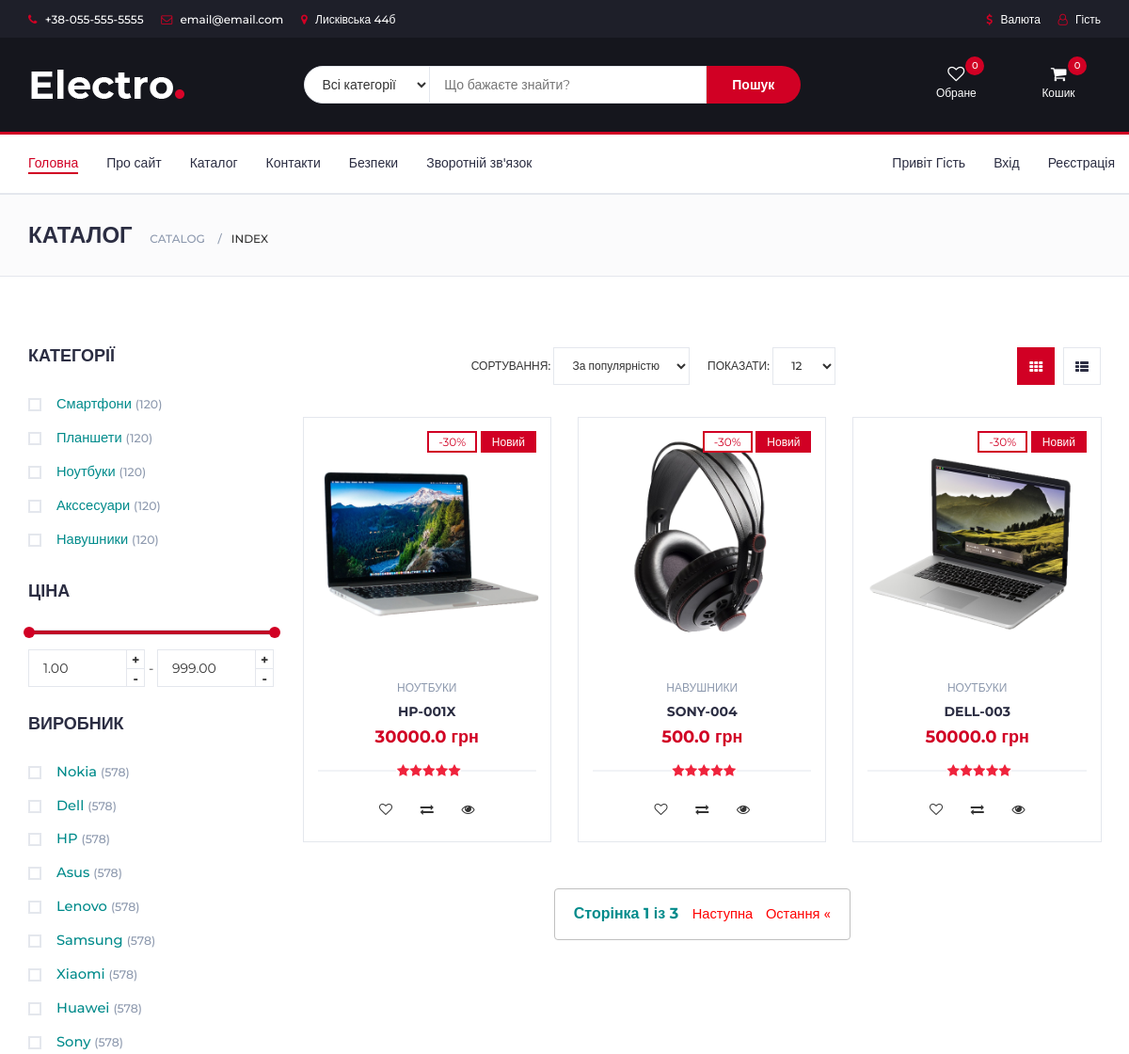
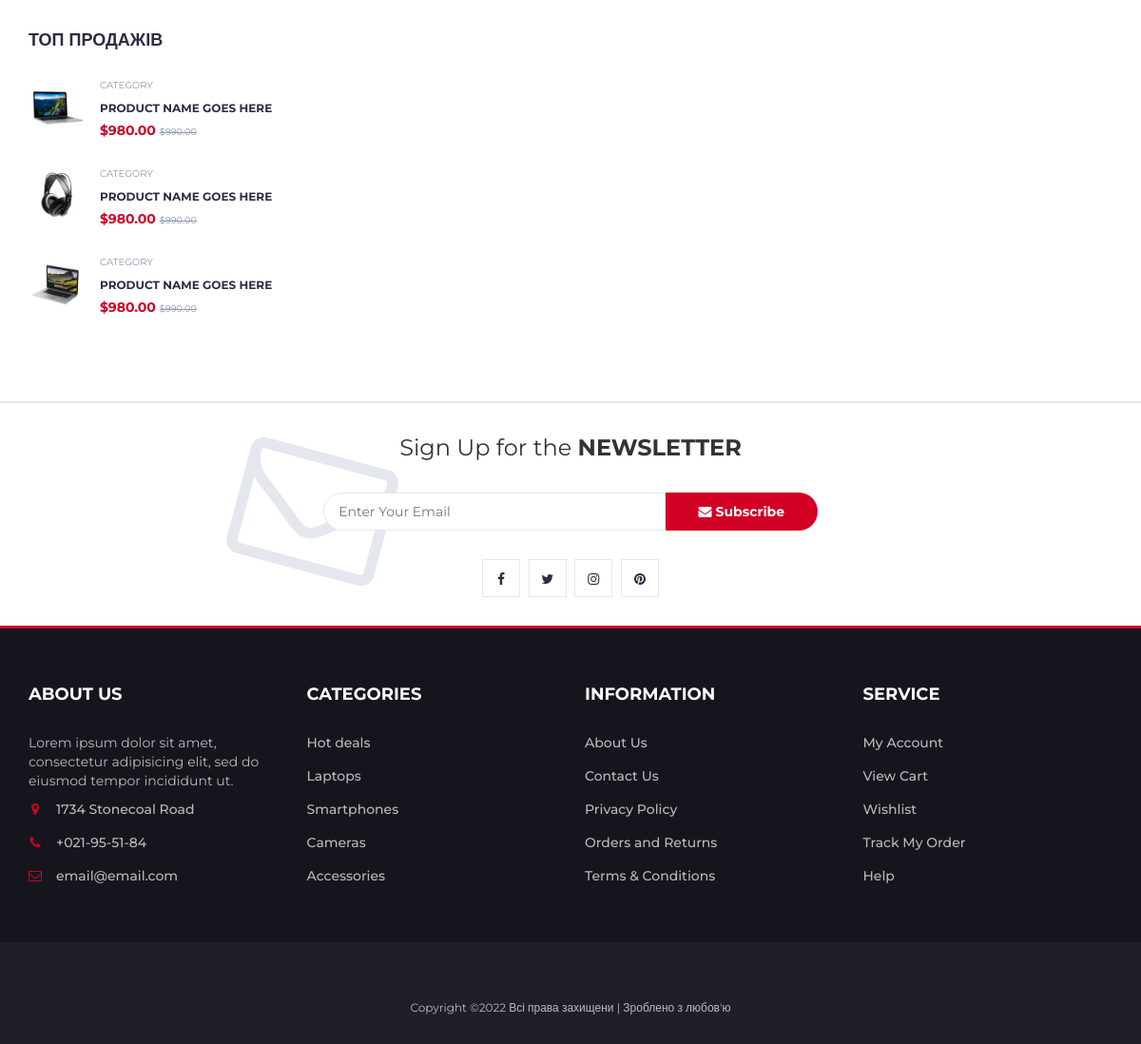
Page /catalog/ on the committed database (2 pictures, top to bottom).
### catalog/models.py (models this page shows, shortened)
class Category(models.Model):
    name = models.CharField(max_length=100, unique=True, null=False)
    def __str__(self) -> str:
        return str(self.name)

class Producer(models.Model):
    name = models.CharField(max_length=100, unique=True, null=False)

class Product(models.Model):
    name = models.CharField(max_length=100, null=False)
    about = models.TextField(max_length=500, null=False)
    picture = models.FileField(upload_to='pictures/', null=False)
    price = models.FloatField(null=False)
    count = models.IntegerField(null=False)
    producer = models.ForeignKey(Producer, on_delete=models.CASCADE)
    category = models.ForeignKey(Category, on_delete=models.CASCADE)

### catalog/views.py (the view)
# urls.py: path('', index),
def index(request):
    page_size = 3
    all_products = Product.objects.all()
    paginator = Paginator(all_products, page_size)
    page_number = request.GET.get('page')
    paginate_products = paginator.get_page(page_number)
    return render(request, 'catalog/index.html', context={
        'title': 'Каталог товарів',
        'paginate_products': paginate_products,
        'all_categories': Category.objects.all(),
        'all_producers': Producer.objects.all(),
    })

### templates/catalog/index.html (shortened to what this page needs)
{% extends 'layouts/base.html' %}
{% load static %}
{% block content %}
        <div id="breadcrumb" class="section">
			<div class="container">
				<div class="row">
					<div class="col-md-12">
						<h3 class="breadcrumb-header">Каталог</h3>
						<ul class="breadcrumb-tree">
							<li><a href="/">catalog</a></li>
							<li class="active">index</li>
						</ul>
					</div>
				</div>
			</div>
		</div>
		<div class="section">
			<div class="container">
				<div class="row text-center">
					<div id="aside" class="col-md-3 text-left" >
						<div class="aside">
							<h3 class="aside-title">Категорії</h3>
							<div class="checkbox-filter">
								{% for c in all_categories %}
									<div class="input-checkbox">
										<label for="{{ c.name }}" style="font-size: 11pt; color: darkcyan; margin-left: 10px">
											<span></span>
											{{ c.name }}
											<small>(120)</small>
										</label>
									</div>
								{% endfor %}
							</div>
						</div>
						<div class="aside">
							<h3 class="aside-title">Ціна</h3>
							<div class="price-filter">
								<div id="price-slider"></div>
								<div class="input-number price-min">
									<input id="price-min" type="number">
									<span class="qty-up">+</span>
									<span class="qty-down">-</span>
								</div>
								<span>-</span>
								<div class="input-number price-max">
									<input id="price-max" type="number">
									<span class="qty-up">+</span>
									<span class="qty-down">-</span>
								</div>
							</div>
						</div>
						<div class="aside">
							<h3 class="aside-title">Виробник</h3>
							<div class="checkbox-filter">
								{% for producer in all_producers %}
									<div class="input-checkbox">
										<label for="{{ producer.name }}" style="font-size: 11pt; color: darkcyan; margin-left: 10px">
											<span></span>
											{{ producer.name }}
											<small>(578)</small>
										</label>
									</div>
								{% endfor %}
							</div>
						</div>
						<div class="aside">
							<h3 class="aside-title">Топ продажів</h3>
							<div class="product-widget">
								<div class="product-img">
									<img src="{% static 'img/product01.png' %}" alt="">
								</div>
								<div class="product-body">
									<p class="product-category">Category</p>
									<h3 class="product-name"><a href="#">product name goes here</a></h3>
									<h4 class="product-price">$980.00 <del class="product-old-price">$990.00</del></h4>
								</div>
							</div>
							<div class="product-widget">
								<div class="product-img">
									<img src="{% static 'img/product02.png' %}" alt="">
								</div>
								<div class="product-body">
									<p class="product-category">Category</p>
									<h3 class="product-name"><a href="#">product name goes here</a></h3>
									<h4 class="product-price">$980.00 <del class="product-old-price">$990.00</del></h4>
								</div>
							</div>
							<div class="product-widget">
								<div class="product-img">
									<img src="{% static 'img/product03.png' %}" alt="">
								</div>
								<div class="product-body">
									<p class="product-category">Category</p>
									<h3 class="product-name"><a href="#">product name goes here</a></h3>
									<h4 class="product-price">$980.00 <del class="product-old-price">$990.00</del></h4>
								</div>
							</div>
						</div>
					</div>
					<div id="store" class="col-md-9">
						<div class="store-filter clearfix">
							<div class="store-sort">
								<label>
									Сортування:
									<select class="input-select">
										<option value="0">За популярністю</option>
									</select>
								</label>
								<label>
									Показати:
									<select class="input-select">
										<option value="0">12</option>
									</select>
								</label>
							</div>
							<ul class="store-grid">
								<li class="active"><i class="fa fa-th"></i></li>
								<li><a href="#"><i class="fa fa-th-list"></i></a></li>
							</ul>
						</div>
						<div class="products row">
							{% for p in paginate_products %}
							<div class="col-md-4 col-xs-6">
								<div class="product">
									<div class="product-img">
										<img src="/media/{{ p.picture }}" alt="">
										<div class="product-label">
											<span class="sale">-30%</span>
											<span class="new">Новий</span>
										</div>
									</div>
									<div class="product-body">
										<p class="product-category">{{ p.category }}</p>
										<h3 class="product-name"><a href="#">{{ p.name }}</a></h3>
										<h4 class="product-price">{{ p.price }} грн</h4>
										<div class="product-rating">
											<i class="fa fa-star"></i>
											<i class="fa fa-star"></i>
											<i class="fa fa-star"></i>
											<i class="fa fa-star"></i>
											<i class="fa fa-star"></i>
										</div>
										<div class="product-btns">
											<button class="add-to-wishlist"><i class="fa fa-heart-o"></i><span class="tooltipp">Обране</span></button>
											<button class="add-to-compare"><i class="fa fa-exchange"></i><span class="tooltipp">Порівняння</span></button>
											<button class="quick-view"><i class="fa fa-eye"></i><span class="tooltipp"><a href="/catalog/details">Детальніше</a></span></button>
										</div>
									</div>
									<div class="add-to-cart">
										<button class="add-to-cart-btn">До кошика</button>
									</div>
								</div>
							</div>
							{% endfor %}
						</div>
						<div class="store-filter clearfix">
							<div class="wrap-pagination-info">
								<div class="pagination my-paginator">
									<span class="step-links">
										<span class="current">
											Сторінка {{ paginate_products.number }} із {{ paginate_products.paginator.num_pages }}
										</span>
										{% if paginate_products.has_next %}
											<a class="red" href="?page={{ paginate_products.next_page_number }}">Наступна</a>
											<a class="red" href="?page={{ paginate_products.paginator.num_pages }}">Остання &laquo;</a>
										{% endif %}
									</span>
								</div>
							</div>
						</div>
					</div>
				</div>
			</div>
		</div>
{% endblock content %}

### templates/layouts/base.html (shortened to what this page needs)
<!DOCTYPE html>
{% load static %}
<html lang="uk">
	<head>
 		<link type="text/css" rel="stylesheet" href="{% static 'css/bootstrap.min.css' %}"/>
 		<link type="text/css" rel="stylesheet" href="{% static 'css/slick.css' %}"/>
 		<link type="text/css" rel="stylesheet" href="{% static 'css/slick-theme.css' %}"/>
 		<link type="text/css" rel="stylesheet" href="{% static 'css/nouislider.min.css' %}"/>
 		<link type="text/css" rel="stylesheet" href="{% static 'css/font-awesome.min.css' %}">
 		<link type="text/css" rel="stylesheet" href="{% static 'css/style.css' %}"/>
    </head>
	<body>
		{% include 'layouts/header.html' %}
		{% include 'layouts/navigation.html' %}
		{% block content %}{% endblock content %}
		{% include 'layouts/newsletter.html' %}
		{% include 'layouts/footer.html' %}
	</body>
</html>

### templates/layouts/header.html (shortened to what this page needs)
		{% load static %}
		<header>
			<div id="top-header">
				<div class="container">
					<ul class="header-links pull-left">
						<li><a href="#"><i class="fa fa-phone"></i> +38-055-555-5555</a></li>
						<li><a href="#"><i class="fa fa-envelope-o"></i> email@email.com</a></li>
						<li><a href="#"><i class="fa fa-map-marker"></i> Лисківська 44б</a></li>
					</ul>
					<ul class="header-links pull-right">
						<li><a href="#"><i class="fa fa-dollar"></i> Валюта</a></li>
						<li>
							<a href="#">
								<i class="fa fa-user-o"></i>
								{% if user.is_authenticated %}
									{{ user.username }}
								{% else %}
									Гість
								{% endif %}
							</a>
						</li>
					</ul>
				</div>
			</div>
			<div id="header">
				<div class="container">
					<div class="row">
						<div class="col-md-3">
							<div class="header-logo">
								<a href="#" class="logo">
									<img src="{% static 'img/logo.png' %}" alt="">
								</a>
							</div>
						</div>
						<div class="col-md-6">
							<div class="header-search">
								<form>
									<select class="input-select">
										<option value="0">Всі категорії</option>
									</select>
									<input class="input" placeholder="Що бажаєте знайти?">
									<button class="search-btn">Пошук</button>
								</form>
							</div>
						</div>
						<div class="col-md-3 clearfix">
							<div class="header-ctn">
								<div class="">
									<a  href="/items">
										<i class="fa fa-heart-o"></i>
										<span>Обране</span>
										<div id="wish-count" class="qty">0</div>
									</a>
								</div>
								<div class="dropdown">
									<a class="dropdown-toggle" data-toggle="dropdown" aria-expanded="true">
										<i class="fa fa-shopping-cart"></i>
										<span>Кошик</span>
										<div id="cart-count" class="qty">0</div>
									</a>
								</div>
							</div>
						</div>
					</div>
				</div>
			</div>
		</header>

### templates/layouts/navigation.html
{% load static %}
<nav id="navigation">
			<div class="container">
				<div id="responsive-nav">
					<ul class="main-nav nav navbar-nav">
						<li class="active"><a href="/">Головна</a></li>
						<li><a href="/home/about">Про сайт</a></li>
						<li><a href="/catalog/index">Каталог</a></li>
						<li><a href="/home/contacts">Контакти</a></li>
						<li><a href="/home/policy">Безпеки</a></li>
						<li><a href="/home/feedback">Зворотній зв'язок</a></li>
					</ul>
					<ul class="main-nav nav navbar-nav navbar-right">
						<li><a href="" style="margin-right">
							Привіт
							{% if user.is_authenticated %}
								{{ user.username }}
							{% else %}
								Гість
							{% endif %}
						</a></li>
						{% if not user.is_authenticated %}
							<li><a href="/accounts/sign_in">Вхід</a></li>
							<li><a href="/accounts/sign_up">Реєстрація</a></li>
						{% else %}
							<li><a href="/accounts/sign_in">Вхід</a></li>
							<li><a href="/accounts/profile">Профіль</a></li>
						{% endif %}
					</ul>
				</div>
			</div>
		</nav>

### templates/layouts/newsletter.html
{% load static %}
<div id="newsletter" class="section">
			<div class="container">
				<div class="row">
					<div class="col-md-12">
						<div class="newsletter">
							<p>Sign Up for the <strong>NEWSLETTER</strong></p>
							<form>
								<input class="input" type="email" placeholder="Enter Your Email">
								<button class="newsletter-btn"><i class="fa fa-envelope"></i> Subscribe</button>
							</form>
							<ul class="newsletter-follow">
								<li>
									<a href="#"><i class="fa fa-facebook"></i></a>
								</li>
								<li>
									<a href="#"><i class="fa fa-twitter"></i></a>
								</li>
								<li>
									<a href="#"><i class="fa fa-instagram"></i></a>
								</li>
								<li>
									<a href="#"><i class="fa fa-pinterest"></i></a>
								</li>
							</ul>
						</div>
					</div>
				</div>
			</div>
		</div>

### templates/layouts/footer.html (shortened to what this page needs)
{% load static %}
<footer id="footer">
			<div class="section">
				<div class="container">
					<div class="row">
						<div class="col-md-3 col-xs-6">
							<div class="footer">
								<h3 class="footer-title">About Us</h3>
								<p>Lorem ipsum dolor sit amet, consectetur adipisicing elit, sed do eiusmod tempor incididunt ut.</p>
								<ul class="footer-links">
									<li><a href="#"><i class="fa fa-map-marker"></i>1734 Stonecoal Road</a></li>
									<li><a href="#"><i class="fa fa-phone"></i>+021-95-51-84</a></li>
									<li><a href="#"><i class="fa fa-envelope-o"></i>email@email.com</a></li>
								</ul>
							</div>
						</div>
						<div class="col-md-3 col-xs-6">
							<div class="footer">
								<h3 class="footer-title">Categories</h3>
								<ul class="footer-links">
									<li><a href="#">Hot deals</a></li>
									<li><a href="#">Laptops</a></li>
									<li><a href="#">Smartphones</a></li>
									<li><a href="#">Cameras</a></li>
									<li><a href="#">Accessories</a></li>
								</ul>
							</div>
						</div>
						<div class="col-md-3 col-xs-6">
							<div class="footer">
								<h3 class="footer-title">Information</h3>
								<ul class="footer-links">
									<li><a href="#">About Us</a></li>
									<li><a href="#">Contact Us</a></li>
									<li><a href="#">Privacy Policy</a></li>
									<li><a href="#">Orders and Returns</a></li>
									<li><a href="#">Terms & Conditions</a></li>
								</ul>
							</div>
						</div>
						<div class="col-md-3 col-xs-6">
							<div class="footer">
								<h3 class="footer-title">Service</h3>
								<ul class="footer-links">
									<li><a href="#">My Account</a></li>
									<li><a href="#">View Cart</a></li>
									<li><a href="#">Wishlist</a></li>
									<li><a href="#">Track My Order</a></li>
									<li><a href="#">Help</a></li>
								</ul>
							</div>
						</div>
					</div>
				</div>
			</div>
			<div id="bottom-footer" class="section">
				<div class="container">
					<div class="row">
						<div class="col-md-12 text-center">
							<span class="copyright">
								Copyright &copy;<script>document.write(new Date().getFullYear());</script> Всі права захищени | Зроблено з любов'ю
							</span>
						</div>
					</div>
				</div>
			</div>
		</footer>

### templates/catalog/index.html (style rules this page uses)
.my-paginator { border: 1px solid silver; padding: 15px 20px; }
.my-paginator a { font-size: 11pt; }
.my-paginator .current { font-size: 12pt; color: darkcyan; font-weight: bold; }
.my-paginator .red { color: red; padding-left: 10px; }

### rows in the picture
Category: name "Смартфони"
Category: name "Планшети"
Category: name "Ноутбуки"
Category: name "Акссесуари"
Category: name "Навушники"
Producer: name "Nokia"
Producer: name "Dell"
Producer: name "HP"
Producer: name "Asus"
Producer: name "Lenovo"
Producer: name "Samsung"
Producer: name "Xiaomi"
Producer: name "Huawei"
Producer: name "Sony"
Product: picture (picture), category "НОУТБУКИ", name "HP-001X", price "30000.0"
Product: picture (picture), category "НАВУШНИКИ", name "SONY-004", price "500.0"
Product: picture (picture), category "НОУТБУКИ", name "DELL-003", price "50000.0"

### other values in the picture
{{ paginate_products.number }} "1"
{{ paginate_products.paginator.num_pages }} "3"
